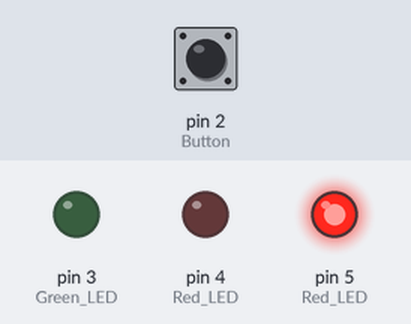
Recording of a sketch running on a simulated Arduino Uno, built with avr-gcc and run on an emulated ATmega328P. On the bench: output pins drawn as LEDs (lit = HIGH). The inputs (shaded band) are chosen by the test bench; at power-on: pin 2 (Button) HIGH.

Above: at 2.8 s.
2.9 s: pin 2 (Button) pulled LOW for 2.15 s
At 3.8 s:
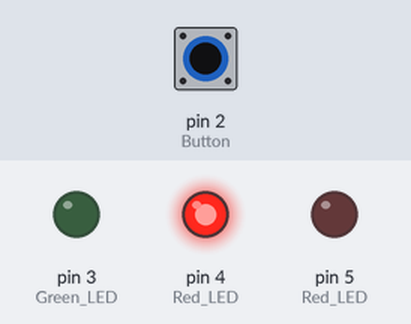
At 4.7 s:
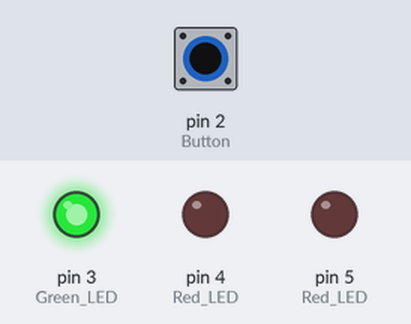
Timing chart, 0 to 12.5 s (numbered marks = the images above; inputs shaded):
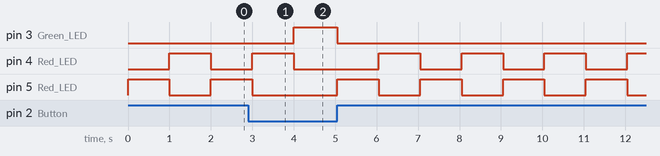

The sketch:

lesson_02_project.ino
```cpp
void setup()
{
  // put your setup code here, to run once:
  pinMode(2, INPUT); //Button
  pinMode(3, OUTPUT);//Green LED
  pinMode(4, OUTPUT);//Red LED
  pinMode(5, OUTPUT);//Red LED
}

void loop()
{
  // put your main code here, to run repeatedly:
  // jei mygtukas neijungtas, dega zalia lemputė
  // If the button is off show green light
  if (digitalRead(2) == 0)
  {
    digitalWrite(3, 1);
    digitalWrite(4, 0);
    digitalWrite(5, 0);
  }
  // jei mygtukas įjungtas blyksi 2 raudonos lemputės
  // If the button is on blink 2 red lights
  else
  {
    int count=0;
    while ( digitalRead(2) == 1 )
    {
      digitalWrite(3, 0);
      digitalWrite(4, 0);
      digitalWrite(5, 1);
      delay(1000);
      digitalWrite(4, 1);
      digitalWrite(5, 0);
      delay(1000);
      count++;
    }
    // jei lemputės sublyksėjo daugiau nei 2 kartus atleidus mygtuką užsidegs ir degs visos 3 lemputės. Jei mažiau tai ims vėl degti tik žalia.
    // If the button is on & the 2 red lights are blinking for 3 counts or more - turn on all 3 lights on release of the button.
    if (count > 2)
      {
        digitalWrite(3, 1);
        digitalWrite(4, 1);
        digitalWrite(5, 1);
        delay(5000);
      }
   }
}
```

Measured:
- after the input at 2.9 s, pin 3 (Green_LED): LOW → HIGH after 1.1 s, → LOW 1.0 s later
- by itself, pin 5 (Red_LED): repeats every 2.0 s: HIGH 1.0 s, LOW 1.0 s
